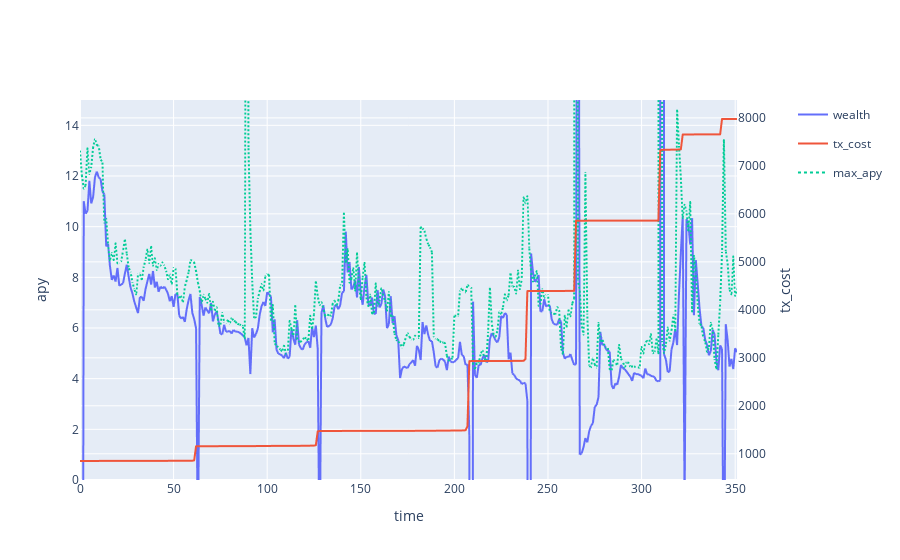

Notebook cell for this chart:
### Code cell
backtest['pnl']["tx_cost"].iloc[0] = 0.001
cum_tx_cost = backtest['pnl']["tx_cost"].cumsum()
apy = (backtest['pnl']['wealth'] / backtest['pnl']['wealth'].shift(1) -1)*365/1*100
max_apy = backtest['full_apy'].max(axis=1)*100*(1-parameter_grid["base_buffer"])
max_apy.name = 'max_apy'

subfig = make_subplots(specs=[[{"secondary_y": True}]])

# create two independent figures with px.line each containing data from multiple columns
fig = px.line(apy,render_mode="webgl",)
fig3 = px.line(max_apy, render_mode="webgl")
fig3.update_traces(line={"dash": 'dot'})
fig2 = px.line(cum_tx_cost, render_mode="webgl",)
fig2.update_traces(yaxis="y2")
subfig.add_traces(fig.data + fig2.data + fig3.data)
subfig.layout.xaxis.title = "time"
subfig.layout.yaxis.title = "apy"
subfig.layout.yaxis.range = [0, 15]
subfig.layout.yaxis2.title = "tx_cost"

# recoloring is necessary otherwise lines from fig und fig2 would share each color
# e.g. Linear-, Log- = blue; Linear+, Log+ = red... we don't want this
subfig.for_each_trace(lambda t: t.update(line=dict(color=t.marker.color)))
subfig.show()

print(filename)
apy.mean(), max_apy.mean()

### Figure 1 — Plotly figure (JSON) as saved in the notebook; plotly's stock layout.template omitted (floating-point values rounded to 4 significant figures; data arrays with more than 128 entries replaced by an {"elided": "..."} marker saying what was removed)
{"data": [{"hovertemplate": "variable=wealth<br>index=%{x}<br>value=%{y}<extra></extra>", "legendgroup": "wealth", "line": {"dash": "solid"}, "marker": {"symbol": "circle"}, "mode": "lines", "name": "wealth", "showlegend": true, "type": "scattergl", "x": {"elided": "352 int values"}, "xaxis": "x", "y": {"elided": "352 float values"}, "yaxis": "y"}, {"hovertemplate": "variable=tx_cost<br>index=%{x}<br>value=%{y}<extra></extra>", "legendgroup": "tx_cost", "line": {"dash": "solid"}, "marker": {"symbol": "circle"}, "mode": "lines", "name": "tx_cost", "showlegend": true, "type": "scattergl", "x": {"elided": "352 int values"}, "xaxis": "x", "y": {"elided": "352 float values"}, "yaxis": "y2"}, {"hovertemplate": "variable=max_apy<br>index=%{x}<br>value=%{y}<extra></extra>", "legendgroup": "max_apy", "line": {"dash": "dot"}, "marker": {"symbol": "circle"}, "mode": "lines", "name": "max_apy", "showlegend": true, "type": "scattergl", "x": {"elided": "352 int values"}, "xaxis": "x", "y": {"elided": "352 float values"}, "yaxis": "y"}], "layout": {"xaxis": {"anchor": "y", "domain": [0, 0.94], "title": {"text": "time"}}, "yaxis": {"anchor": "x", "domain": [0, 1], "range": [0, 15], "title": {"text": "apy"}}, "yaxis2": {"anchor": "x", "overlaying": "y", "side": "right", "title": {"text": "tx_cost"}}}}
